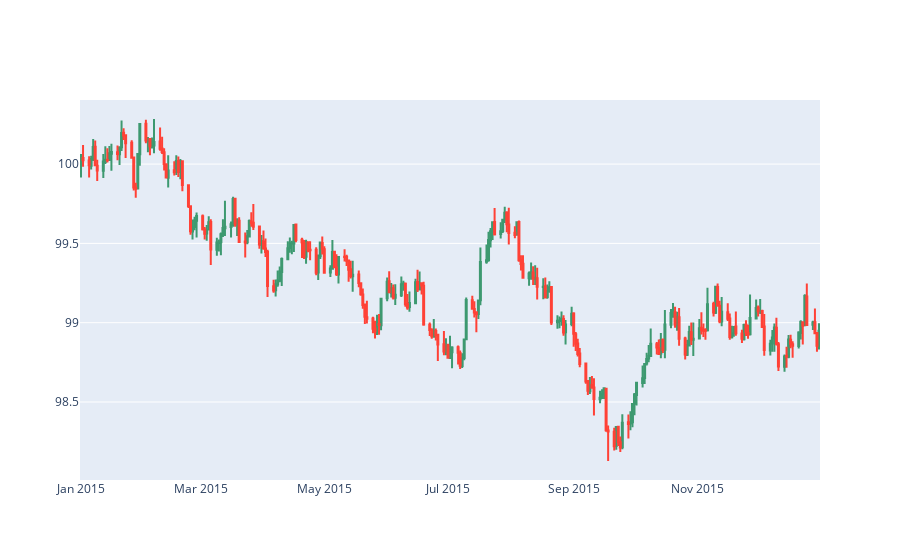

The notebook cell saved with this chart:
### Markdown cell above
Plotlyライブラリのローソクチャート作成の機能を使えば、以下のように綺麗に表示することができます。インタラクティブにグラフをズームインすることもできますし、カーソルを載せると数字が表示され便利です。

### Code cell
# plotly モジュールのインポート
from plotly.offline import init_notebook_mode, iplot
from plotly import figure_factory as FF

# Jupyter notebook用設定
init_notebook_mode(connected=True) 

# ローソクチャートの設定
fig = FF.create_candlestick(df.open, df.high, df.low, df.close, dates = df.index)
iplot(fig)

### Figure 1 — Plotly figure (JSON) as saved in the notebook; plotly's stock layout.template omitted (floating-point values rounded to 4 significant figures; data arrays with more than 128 entries replaced by an {"elided": "..."} marker saying what was removed)
{"data": [{"boxpoints": false, "fillcolor": "#3D9970", "line": {"color": "#3D9970"}, "name": "Increasing", "showlegend": false, "type": "box", "whiskerwidth": 0, "x": {"elided": "774 str values"}, "y": {"elided": "774 float values"}}, {"boxpoints": false, "fillcolor": "#FF4136", "line": {"color": "#FF4136"}, "name": "Decreasing", "showlegend": false, "type": "box", "whiskerwidth": 0, "x": {"elided": "792 str values"}, "y": {"elided": "792 float values"}}], "layout": {"autosize": true, "xaxis": {"autorange": true, "range": ["2014-12-31 12:00", "2015-12-31 12:00"], "type": "date"}, "yaxis": {"autorange": true, "range": [98.01, 100.4], "type": "linear"}}}
